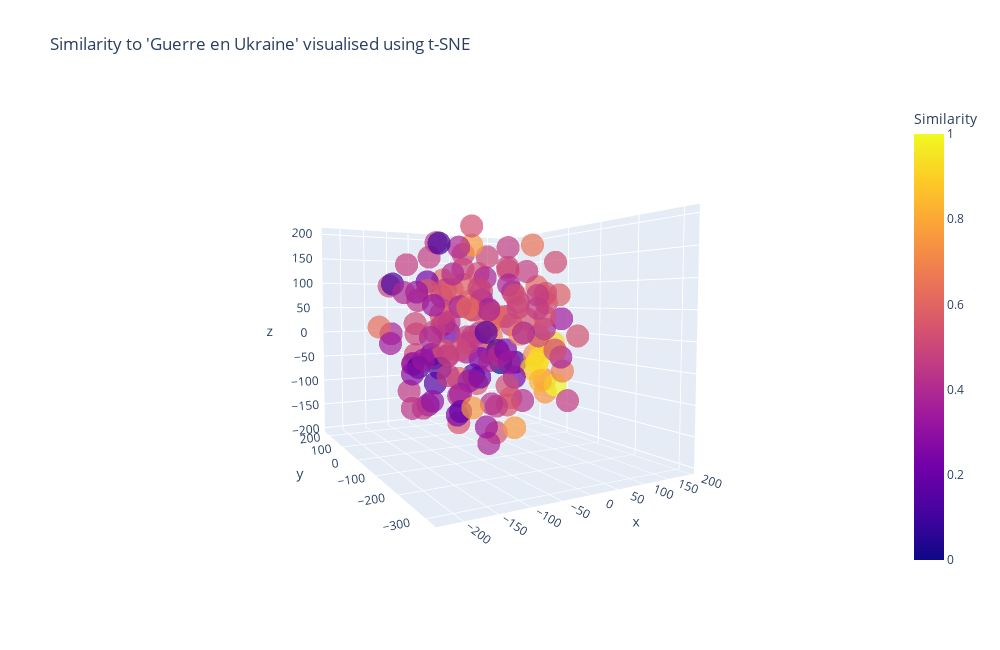

Notebook code for this chart:
### Code cell
import plotly.express as px
from sklearn.manifold import TSNE

# Create a t-SNE model
tsne_model = TSNE(
    n_components = 3,
    perplexity = 15,
    random_state = 42,
    init = 'random',
    learning_rate = 200
)
tsne_embeddings = tsne_model.fit_transform(embedding_array)

# Create a DataFrame for visualisation
visualisation_data = pd.DataFrame(
    {'x': tsne_embeddings[:, 0],
     'y': tsne_embeddings[:, 1],
     'z': tsne_embeddings[:, 2],
     'title':df['title'],
     'Similarity': df['normalised'].round(3)}
)

# Create the scatter plot using Plotly Express
plot = px.scatter_3d(
    visualisation_data,
    x = 'x',
    y = 'y',
    z = 'z',
    color = 'Similarity',
    hover_name='title',
    #color_continuous_scale = 'rainbow',
    opacity = 0.7,
    title = f"Similarity to '{query}' visualised using t-SNE"
)

plot.update_layout(
    width = 1000,
    height = 650
)

# Show the plot
plot.show()

### Figure 1 — Plotly figure (JSON) as saved in the notebook; plotly's stock layout.template omitted (floating-point values rounded to 4 significant figures; data arrays with more than 128 entries replaced by an {"elided": "..."} marker saying what was removed)
{"data": [{"hovertemplate": "<b>%{hovertext}</b><br><br>x=%{x}<br>y=%{y}<br>z=%{z}<br>Similarity=%{marker.color}<extra></extra>", "hovertext": {"elided": "152 str values"}, "legendgroup": "", "marker": {"color": {"elided": "152 float values"}, "coloraxis": "coloraxis", "opacity": 0.7, "symbol": "circle"}, "mode": "markers", "name": "", "scene": "scene", "showlegend": false, "type": "scatter3d", "x": {"elided": "152 float values"}, "y": {"elided": "152 float values"}, "z": {"elided": "152 float values"}}], "layout": {"coloraxis": {"colorbar": {"title": {"text": "Similarity"}}, "colorscale": [[0, "#0d0887"], [0.1111, "#46039f"], [0.2222, "#7201a8"], [0.3333, "#9c179e"], [0.4444, "#bd3786"], [0.5556, "#d8576b"], [0.6667, "#ed7953"], [0.7778, "#fb9f3a"], [0.8889, "#fdca26"], [1, "#f0f921"]]}, "height": 650, "legend": {"tracegroupgap": 0}, "scene": {"aspectmode": "auto", "aspectratio": {"x": 0.9356, "y": 1.203, "z": 0.8887}, "camera": {"center": {"x": 0, "y": 0, "z": 0}, "eye": {"x": -1.036, "y": -1.897, "z": 0.1288}, "projection": {"type": "perspective"}, "up": {"x": 0, "y": 0, "z": 1}}, "domain": {"x": [0, 1], "y": [0, 1]}, "xaxis": {"title": {"text": "x"}, "type": "linear"}, "yaxis": {"title": {"text": "y"}, "type": "linear"}, "zaxis": {"title": {"text": "z"}, "type": "linear"}}, "title": {"text": "Similarity to 'Guerre en Ukraine' visualised using t-SNE"}, "width": 1000}}
